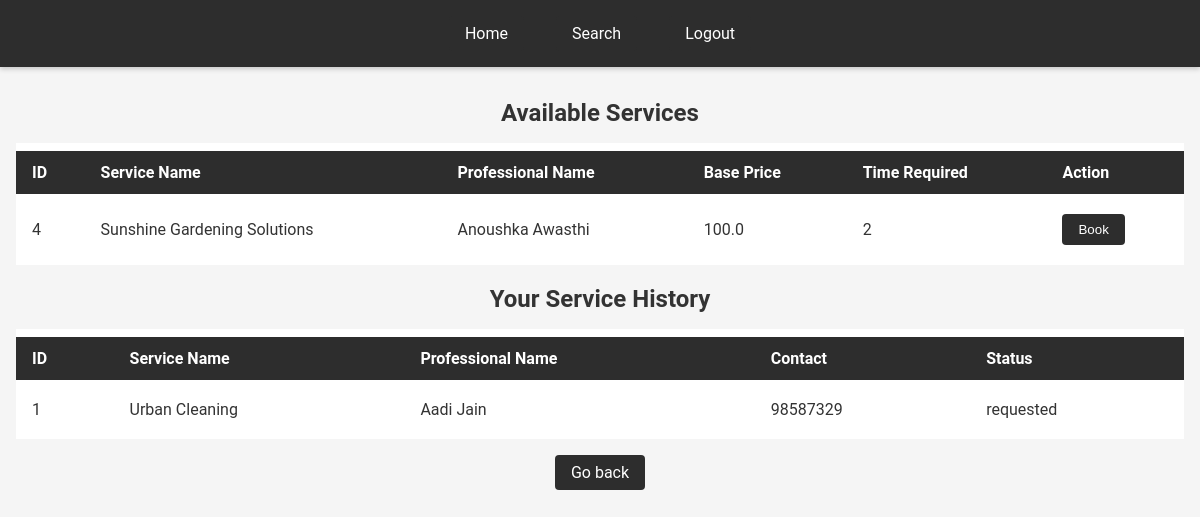
/customer_dashboard/3/gardening (signed in), run on the app's committed database.
### application/models.py (models this page shows)
class User(db.Model):
    __tablename__ = 'Users'
    id = db.Column(db.Integer, primary_key=True, autoincrement=True)
    email = db.Column(db.String, nullable=False, unique=True)
    password = db.Column(db.String, nullable=False)
    name = db.Column(db.String, nullable=False)
    role = db.Column(db.String, nullable=False)
    service_id = db.Column(db.Integer, db.ForeignKey('Services.id' , ondelete = 'CASCADE'), nullable=True)
    service_name = db.Column(db.String, nullable = True)
    service_category = db.Column(db.String, nullable = True)
    experience = db.Column(db.Integer, nullable=True)
    approval_status = db.Column(db.String, nullable=True)
    description = db.Column(db.String, nullable=True)
    contact = db.Column(db.Integer, nullable=True)
    address = db.Column(db.String, nullable=True)
    pincode = db.Column(db.Integer, nullable=True)
    __table_args__ = (
    db.CheckConstraint("role IN ('admin', 'customer', 'professional')"),
    )

class Service(db.Model):
    __tablename__ = 'Services'
    id = db.Column(db.Integer, primary_key=True, autoincrement=True)
    name = db.Column(db.String, nullable=False, unique=True)
    base_price = db.Column(db.Float, nullable=False)
    time_required = db.Column(db.Integer, nullable=True)
    description = db.Column(db.String, nullable=True)
    category = db.Column(db.String, nullable=False)

class ServiceRequest(db.Model):
    __tablename__ = 'Services_requests'
    id = db.Column(db.Integer, primary_key=True, autoincrement=True)
    service_id = db.Column(db.Integer, db.ForeignKey('Services.id', ondelete = 'CASCADE'), nullable=False)
    customer_id = db.Column(db.Integer, db.ForeignKey('Users.id' , ondelete = 'CASCADE'), nullable=True)
    professional_id = db.Column(db.Integer, db.ForeignKey('Users.id' , ondelete = 'CASCADE'), nullable=True)
    professional_name = db.Column(db.String, nullable=True)
    date_of_request = db.Column(db.String, nullable=True)
    date_of_completion = db.Column(db.String, nullable=True)
    status = db.Column(db.String, default='requested')
    remarks = db.Column(db.String, nullable=True)
    rating = db.Column(db.Integer, nullable=True)
    __table_args__ = (
    db.CheckConstraint("status IN ('requested', 'assigned', 'closed')"),
    )

### app.py (the view)
@app.route("/customer_dashboard/<int:id>/<string:category>", methods=["GET", "POST"])
def customer_dashboard_category(id , category):
    user = User.query.filter_by(id=id).first()
    if user is None or user.role != "customer":
        return redirect("/login")
    services = Service.query.filter_by(category=category).join(
        User, Service.id == User.service_id
    ).filter(User.role == "professional").add_columns(
        Service.id, Service.name, Service.base_price, Service.time_required,
        Service.description, Service.category, User.name.label("professional_name"), User.id.label("professional_id")
    )
    service_requests = ServiceRequest.query.filter_by(customer_id=id).all()
    for request in service_requests:
        request.service_name = Service.query.filter_by(id=request.service_id).first().name
        request.phone = User.query.filter_by(id=request.professional_id).first().contact
    available_services = []
    for service in services:
        is_assigned = any(
            request.service_name == service.name and request.status == "assigned"
            for request in service_requests
        )
        is_requested = any(
            request.service_name == service.name and request.status == "requested"
            for request in service_requests
        )
        if not is_assigned and not is_requested:
            available_services.append(service)
    services = available_services
    return render_template("customer_dashboard_select.html", id = user.id,services = services, service_requests = service_requests)

### templates/customer_dashboard_select.html (shortened to what this page needs)
<!DOCTYPE html>
<html lang="en">
<head>
    <link rel="stylesheet" href="/static/styles.css">
</head>
<body>
    <nav>
        <a href="/customer_dashboard/{{id}}">Home</a>
        <a href="/customer_dashboard/search/{{id}}">Search</a>
        <a href="/login">Logout</a>
    </nav>
    <div class="container">
    <div>
        <h2>Available Services</h2>
        {% if services %}
        <table>
            <tr>
                <th>ID</th>
                <th>Service Name</th>
                <th>Professional Name</th>
                <th>Base Price</th>
                <th>Time Required</th>
                <th>Action</th>
            </tr>
            {% for service in services %}
            <tr>
                <td>{{ service.id }}</td>
                <td>{{ service.name }}</td>
                <td>{{ service.professional_name }}</td>
                <td>{{ service.base_price }}</td>
                <td>{{ service.time_required }}</td>
                <td><button onclick="
                    fetch('/api/service_request/{{ id }}/{{ service.id }}/{{ service.professional_id }}' , {
                        method: 'POST'
                    }).then(() => window.location.reload())
                ">Book</button></td>
            </tr>
            {% endfor %}
        </table>
        {% else %}
            <p>No services available.</p>
        {% endif %}
    </div>
    <div>
        <h2>Your Service History</h2>
        <table>
            <tr>
                <th>ID</th>
                <th>Service Name</th>
                <th>Professional Name</th>
                <th>Contact</th>
                <th>Status</th>
            </tr>
            {% for service in service_requests %}
            <tr>
                <td>{{ service.id }}</td>
                <td>{{ service.service_name }}</td>
                <td>{{ service.professional_name }}</td>
                <td>{{ service.phone }}</td>
                <td>{% if service.status == 'assigned' %}
                    Assigned
                    <button onclick="window.location.href='/rate_service/{{ service.id }}'">Close it?</button>
                    {% else %}
                        {{service.status}}
                    {% endif %}
                </td>
            </tr>
            {% endfor %}
        </table>
        <p><a href="/customer_dashboard/{{id}}">Go back</a></p>
    </div>
</div>
</body>
</html>

### static/styles.css (style rules this page uses)
body { font-family: 'Roboto', sans-serif; margin: 0; padding: 0; background: #f5f5f5; color: #333; }
nav { display: flex; justify-content: center; align-items: center; background-color: #2d2d2d; padding: 1rem; box-shadow: 0 2px 5px rgba(0,0,0,0.2); }
nav a { color: #fff; text-decoration: none; margin: 0 1rem; padding: 0.5rem 1rem; transition: background-color 0.3s ease; }
a { color: #fff; background-color: #2d2d2d; text-decoration: none; padding: 0.5rem 1rem; border-radius: 4px; display: inline-block; transition: background-color 0.3s ease, color 0.3s ease; }
.container { max-width: 1200px; margin: 2rem auto; padding: 0 1rem; }
h1, h2 { text-align: center; margin-bottom: 1rem; }
table { width: 100%; background: #fff; border-collapse: separate; border-spacing: 0 0.5rem; }
table th, table td { padding: 0.75rem 1rem; text-align: left; }
table th { background-color: #2d2d2d; color: #fff; }
button, input[type="submit"], input[type="button"] { background-color: #2d2d2d; color: #fff; border: none; padding: 0.5rem 1rem; border-radius: 4px; cursor: pointer; transition: background-color 0.3s ease; }
p { text-align: center; margin: 1rem 0; color: #555; }

### data on the page
User: id "4", name "Sunshine Gardening Solutions", professional_name "Anoushka Awasthi", base_price "100.0", time_required "2"
ServiceRequest: id "1", service_name "Urban Cleaning", professional_name "Aadi Jain", phone "98587329", status "requested"
